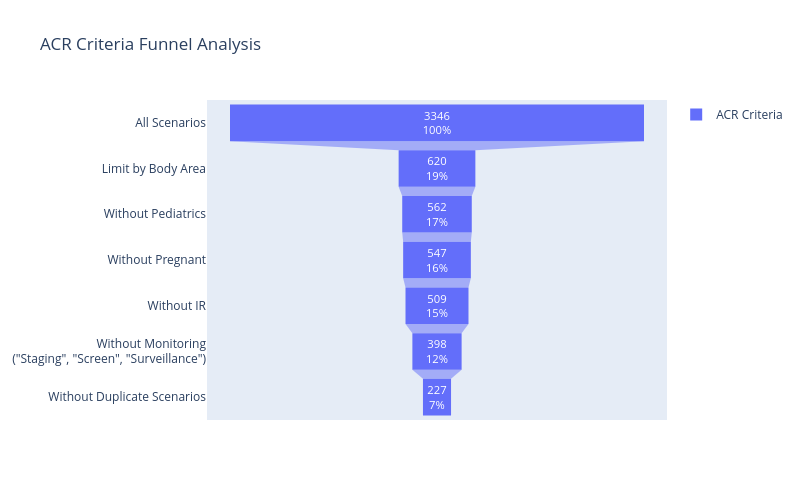

The notebook cell this image was saved under:
### Code cell
import plotly.graph_objects as go

fig = go.Figure()

fig.add_trace(go.Funnel(
    name = 'ACR Criteria',
    y = ['All Scenarios', 'Limit by Body Area', 'Without Pediatrics', 'Without Pregnant', 'Without IR', 'Without Monitoring<br>("Staging", "Screen", "Surveillance")', 'Without Duplicate Scenarios'],
    x = [len(df), body_area_n, without_peds_n, without_pregnant_n, without_IR_n, without_monitoring_n, without_duplicates_n],
    textinfo = "value+percent initial"
))

fig.update_layout(
    title = "ACR Criteria Funnel Analysis",
    showlegend = True,
    width = 800,
    height = 500
)

fig.show()

### Figure 1 — Plotly figure (JSON) as saved in the notebook; plotly's stock layout.template omitted (floating-point values rounded to 4 significant figures)
{"data": [{"name": "ACR Criteria", "textinfo": "value+percent initial", "type": "funnel", "x": [3346, 620, 562, 547, 509, 398, 227], "y": ["All Scenarios", "Limit by Body Area", "Without Pediatrics", "Without Pregnant", "Without IR", "Without Monitoring<br>(\"Staging\", \"Screen\", \"Surveillance\")", "Without Duplicate Scenarios"]}], "layout": {"height": 500, "showlegend": true, "title": {"text": "ACR Criteria Funnel Analysis"}, "width": 800}}
